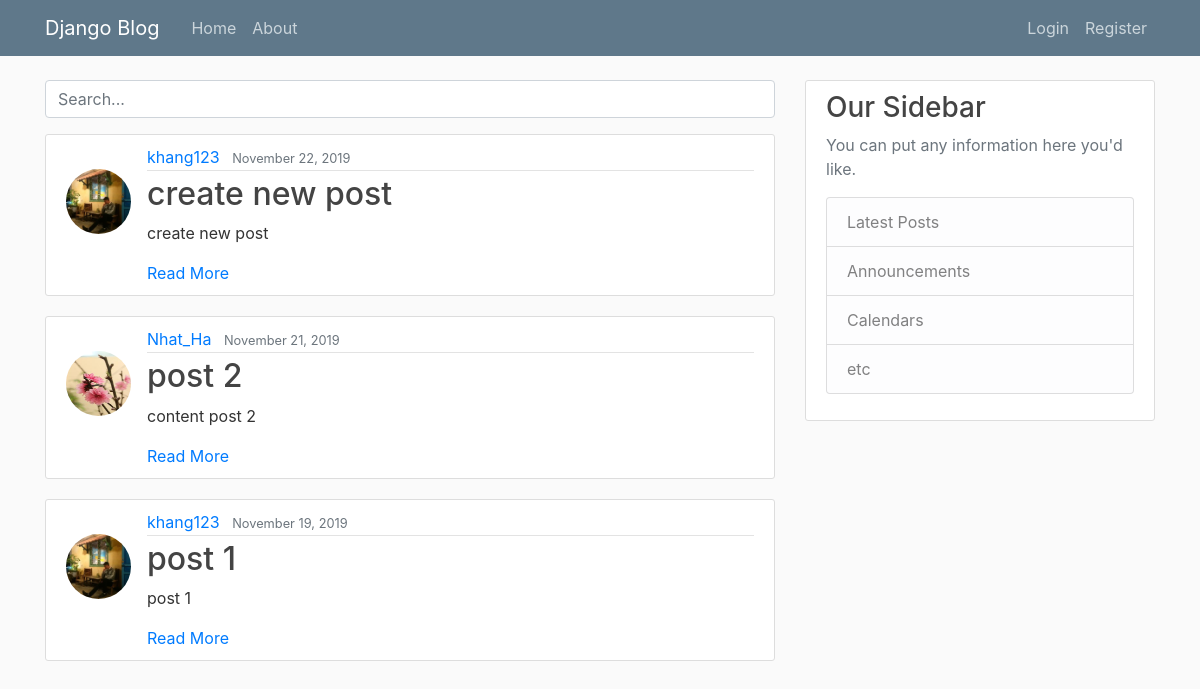
The app's page /, older data.
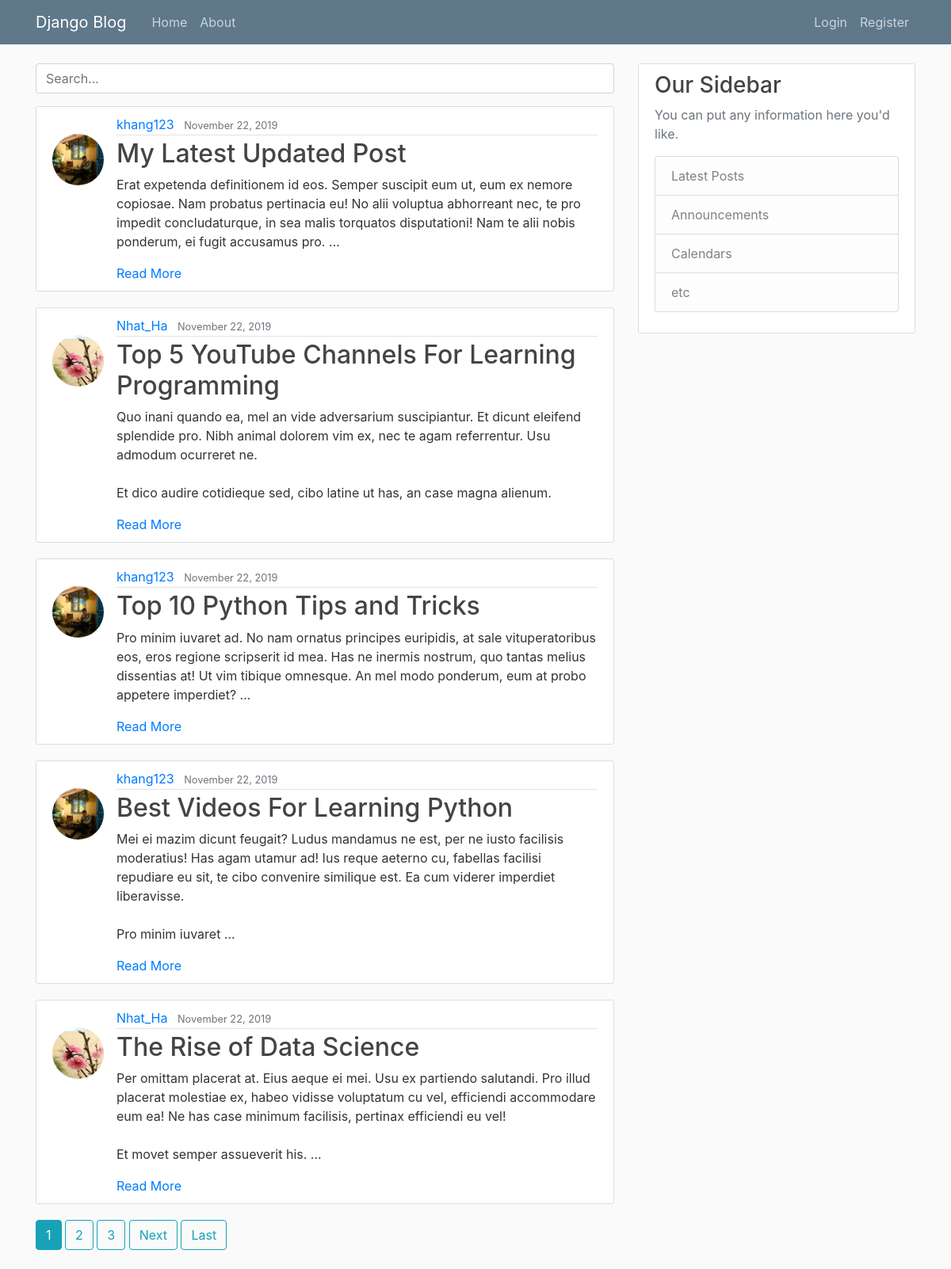
The same page, newer data.
### blog/models.py (models this page shows, shortened)
class Post(models.Model):
    title = models.CharField(max_length=100)
    author = models.ForeignKey(User, on_delete=models.CASCADE)
    content = models.TextField()
    date_posted = models.DateTimeField(default=timezone.now)
    slug = models.SlugField(unique=True)

### users/models.py (models this page shows, shortened)
class Profile(models.Model):
    user = models.OneToOneField(User, on_delete=models.CASCADE)
    image = models.ImageField(default='default.jpg', upload_to='profile_pics')

### blog/views.py (the view)
# urls.py: path('', PostListView.as_view(), name='blog-home'),
class PostListView(ListView):
    model = Post
    template_name = 'blog/home.html'
    context_object_name = 'posts'
    ordering = ['-date_posted']
    paginate_by = 5

### blog/templates/blog/home.html (shortened to what this page needs)
{% extends "blog/base.html" %}
{% block content %}
    <form action="{% url 'search_results' %}" method="GET">
        <input name="q" type="text" placeholder="Search..." class="form-control mb-3">
    </form>
    {% for post in posts %}
    <article class="media content-section">
      <img class="rounded-circle article-img mt-4" src="{{ post.author.profile.image.url }}">
      <div class="media-body">
        <div class="article-metadata">
          <a class="mr-2" href="{% url 'user-posts' post.author.username %}">{{ post.author }}</a>
          <small class="text-muted">{{ post.date_posted|date:"F d, Y" }}</small>
        </div>
        <h2><a class="article-title" href="{% url 'post-detail' post.slug %}">{{ post.title }}</a></h2>
        <p class="article-content">{{ post.content|truncatewords_html:40 }}</p>
        <a href="{% url 'post-detail' post.slug %}">Read More</a>
      </div>
    </article>
    {% endfor %}
    {% if is_paginated %}
      {% for num in page_obj.paginator.page_range %}
        {% if page_obj.number == num %}
          <a class="btn btn-info mb-4" href="?page={{ num }}">{{ num }}</a>
        {% elif num > page_obj.number|add:'-3' and num < page_obj.number|add:'3' %}
          <a class="btn btn-outline-info mb-4" href="?page={{ num }}">{{ num }}</a>
        {% endif %}
      {% endfor %}
      {% if page_obj.has_next %}
        <a class="btn btn-outline-info mb-4" href="?page={{ page_obj.next_page_number }}">Next</a>
        <a class="btn btn-outline-info mb-4" href="?page={{ page_obj.paginator.num_pages }}">Last</a>
      {% endif %}
    {% endif %}
{% endblock content %}

Row changes from the older to the newer data that the page shows:
no longer on this page (row unchanged): Post: author.profile.image (picture), author "khang123", date_posted "November 22, 2019", title "create new post", content "create new post"
no longer on this page (row unchanged): Post: author.profile.image (picture), author "Nhat_Ha", date_posted "November 21, 2019", title "post 2", content "content post 2"
no longer on this page (row unchanged): Post: author.profile.image (picture), author "khang123", date_posted "November 19, 2019", title "post 1", content "post 1"
added Post: author.profile.image (picture), author "khang123", date_posted "November 22, 2019", title "My Latest Updated Post", content "Erat expetenda definitionem id eos. Semper suscipit eum ut, eum ex nemore copiosae. Nam probatus pertinacia eu! No alii voluptua abhorreant nec, te pro impedit concludaturque, in sea malis torquatos disputationi! Nam te alii nobis ponderum, ei fugit accusamus pro. …"
added Post: author.profile.image (picture), author "Nhat_Ha", date_posted "November 22, 2019", title "Top 5 YouTube Channels For Learning Programming", content "Quo inani quando ea, mel an vide adversarium suscipiantur. Et dicunt eleifend splendide pro. Nibh animal dolorem vim ex, nec te agam referrentur. Usu admodum ocurreret ne. Et dico audire cotidieque sed, cibo latine ut has, an case magna alienum."
added Post: author.profile.image (picture), author "khang123", date_posted "November 22, 2019", title "Top 10 Python Tips and Tricks", content "Pro minim iuvaret ad. No nam ornatus principes euripidis, at sale vituperatoribus eos, eros regione scripserit id mea. Has ne inermis nostrum, quo tantas melius dissentias at! Ut vim tibique omnesque. An mel modo ponderum, eum at probo appetere imperdiet? …"
added Post: author.profile.image (picture), author "khang123", date_posted "November 22, 2019", title "Best Videos For Learning Python", content "Mei ei mazim dicunt feugait? Ludus mandamus ne est, per ne iusto facilisis moderatius! Has agam utamur ad! Ius reque aeterno cu, fabellas facilisi repudiare eu sit, te cibo convenire similique est. Ea cum viderer imperdiet liberavisse. Pro minim iuvaret …"
added Post: author.profile.image (picture), author "Nhat_Ha", date_posted "November 22, 2019", title "The Rise of Data Science", content "Per omittam placerat at. Eius aeque ei mei. Usu ex partiendo salutandi. Pro illud placerat molestiae ex, habeo vidisse voluptatum cu vel, efficiendi accommodare eum ea! Ne has case minimum facilisis, pertinax efficiendi eu vel! Et movet semper assueverit his. …"
Text that changed along with them:
new list line: "1"
new list line: "2"
new list line: "3"
text now shown: "Next Last"
